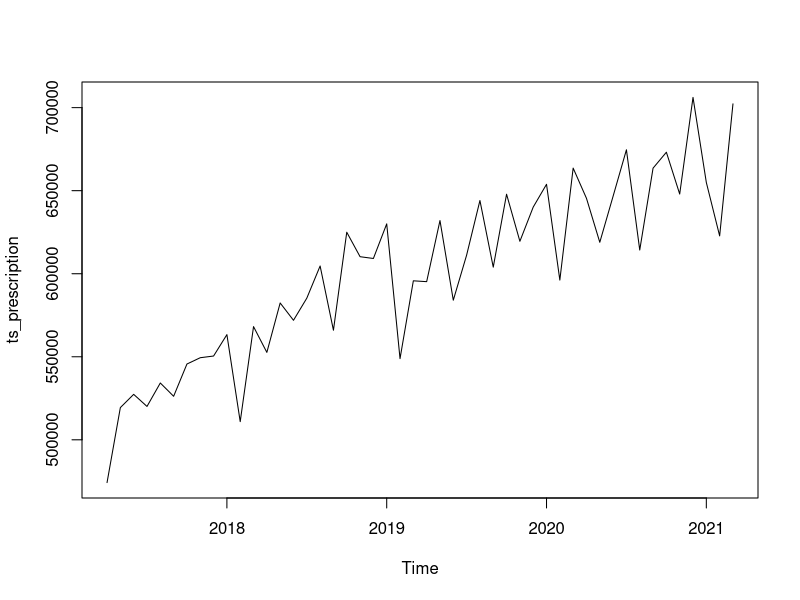
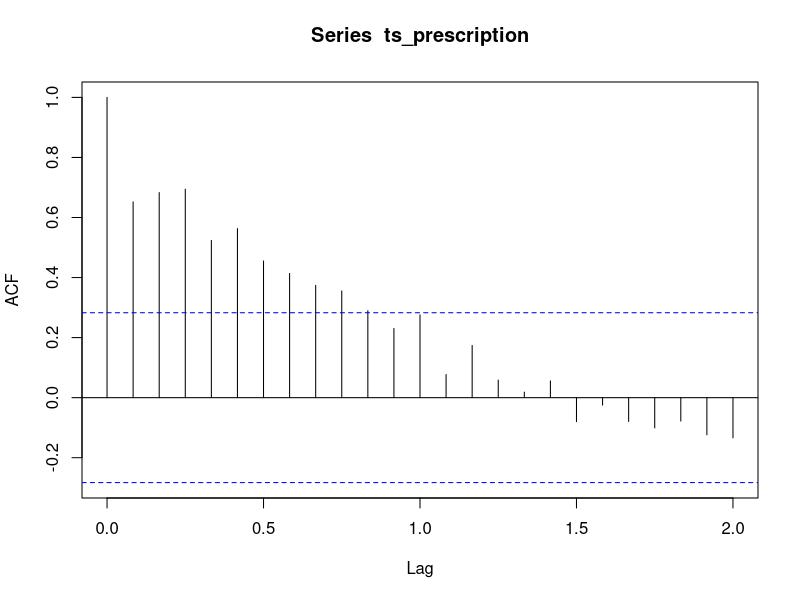
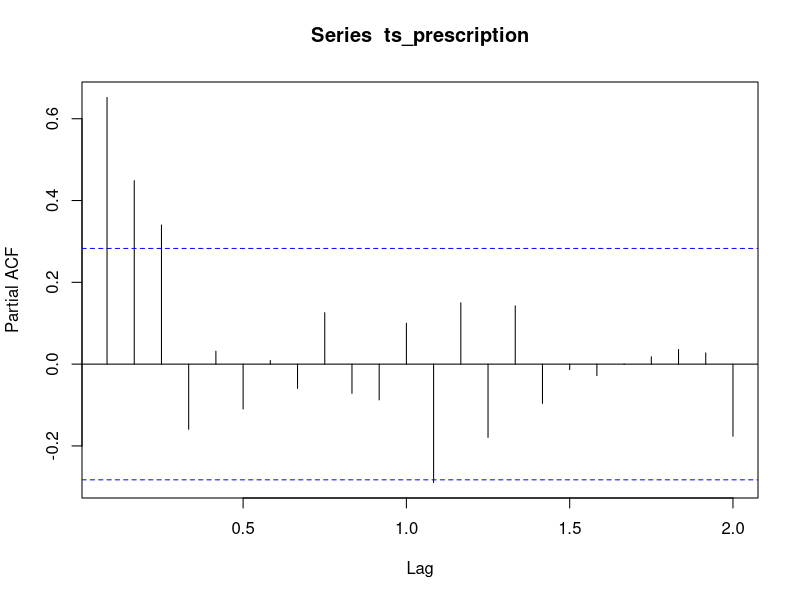
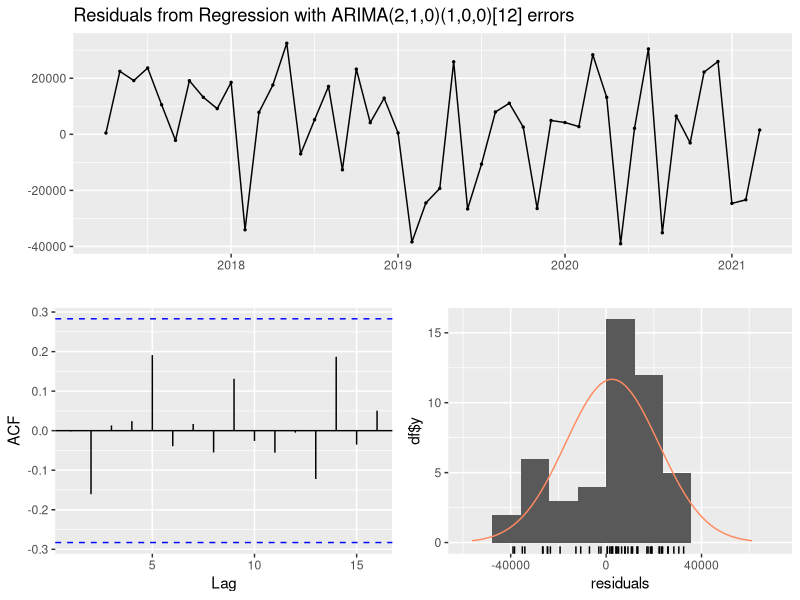
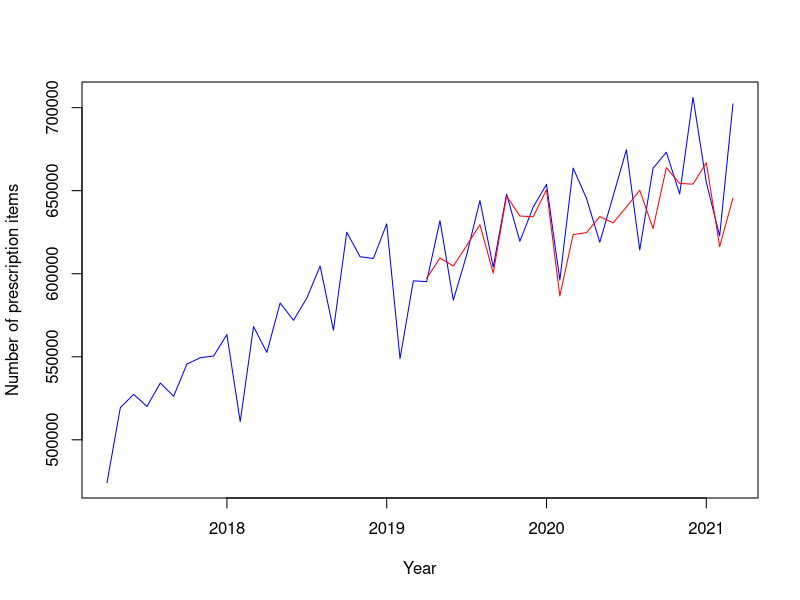
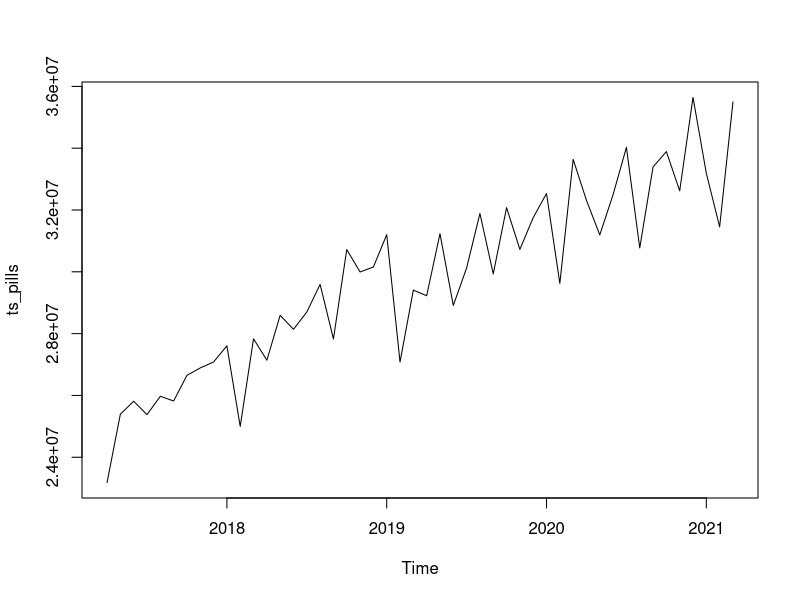
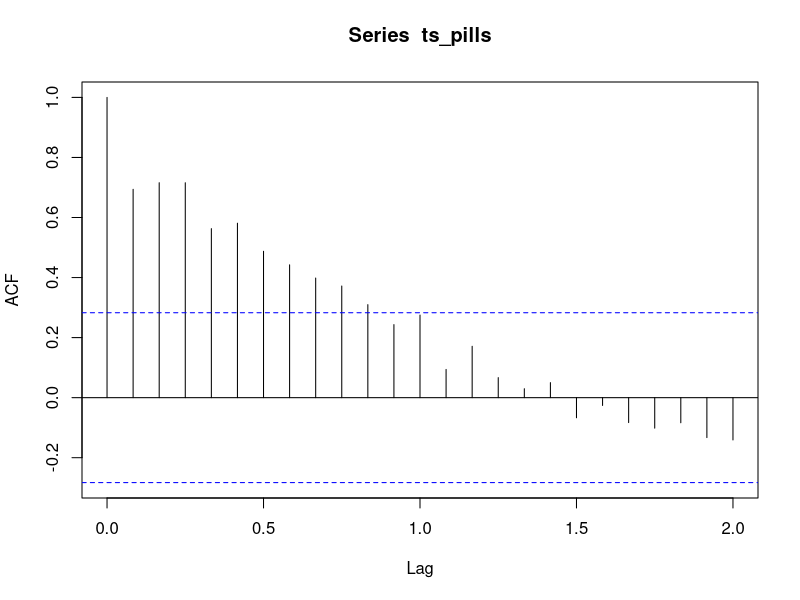
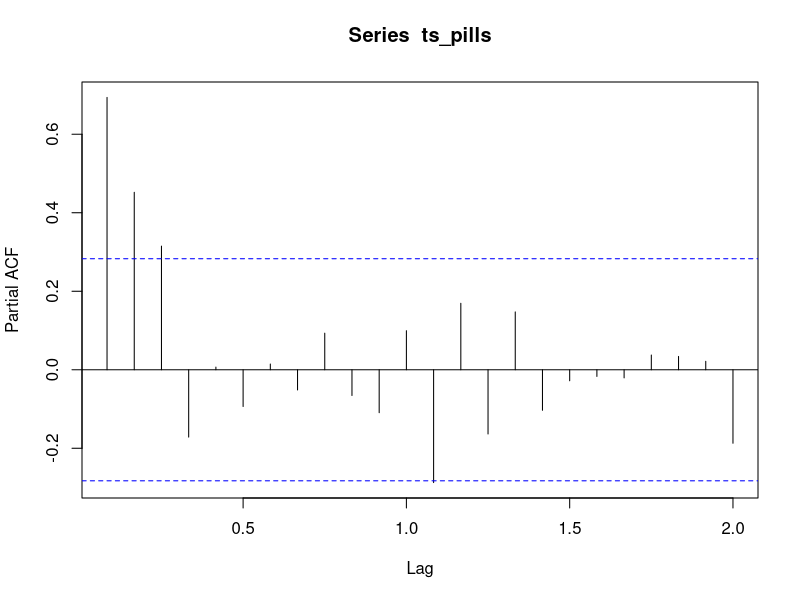

Generate these figures, in order, with R:
############################################################
#                                                          #
#              ARIMA modelling for pregabalin              #
#                                                          #
############################################################

#-- Load packages --#
library(readr)
library(dplyr)
library(tseries)
library(forecast)
library(ggplot2)
library(ggthemes)
library(patchwork)

#-- Import data --#
pregabalin <- read_csv('data-clean/pregabalin_analysis-set.csv')

head(pregabalin$date, 1)

tail(pregabalin$date, 1)

#-- Process data --#
data <- pregabalin |> 
    # Select columns
    select(month, 
           prescriptions_total, 
           pills_total, 
           dose_total,
           dose_per_prescription_total) 

########################################
# Monthly number of prescription items #
########################################
#-- Generate time series --#
ts_prescription <- ts(data$prescriptions_total, 
                      frequency = 12, 
                      start = c(2017, 4),
                      end = c(2021, 3))

#-- Plot time series --#
plot(ts_prescription)

#-- Check whether stationary --#
# Significant outcome indicates stationary time series
# Augmented Dickey-Fuller Test
adf.test(ts_prescription) 

#-- Check whether seasonal --#
# ETS interpretation: Error, Trend, Seasonal components
# Looking to see whether Seasonal component is: 
# 'None; N', 'Additive; A', or 'Multiplicative; M'
ets(ts_prescription)

# Double-check seasonality with ACF and PACF
acf(ts_prescription, lag.max = 24)

pacf(ts_prescription, lag.max = 24)

#-- Construct variables for ramp and step change at April 2019 --#
# Step
stepped <- c(rep(x = 0, times = 24), 
             rep(x = 1, times = 24))

# Ramp
ramped <- c(rep(x = 0, times = 24), 
            seq(from = 1, to = 24))

#-- Search for best model --#
# Auto build model
mod_prescription_auto <- auto.arima(y = ts_prescription,
                                    xreg = cbind(stepped, ramped), # predictors of y
                                    stationary = FALSE, # Based on ADF test
                                    seasonal = TRUE, # A lot of auto-correlation
                                    stepwise = FALSE,
                                    trace = TRUE)

# Check residuals
checkresiduals(mod_prescription_auto, lag = 24)

#-- Final step --#
# Build model pre-April 2019 using seasonal and non-seasonal components identified in automated search
mod_prescription_final <- Arima(window(ts_prescription, end = c(2019, 3)), 
                                order = c(2, 1, 0), 
                                seasonal = list(order = c(1, 0, 0), 
                                                period = 12),
                                method = 'ML')

# Forecast values >= April 2019
forecast_prescription <- forecast(mod_prescription_final, 
                                  h = 24)

# Quick look
plot(ts.union(ts_prescription, forecast_prescription$mean), 
     type = 'l', plot.type = 'single',
     col = c('blue', 'red'),
     xlab = 'Year', ylab = 'Number of prescription items')

# Add to dataframe
data_2 <- data |> 
    mutate(prescriptions_total_forecast_mean = c(rep(NA, 24), forecast_prescription$mean),
           prescriptions_total_forecast_lower95 = c(rep(NA, 24), forecast_prescription$lower[,2]),
           prescriptions_total_forecast_upper95 = c(rep(NA, 24), forecast_prescription$upper[,2]))

#######################################
# Number of pills dispensed per month #
#######################################
#-- Generate time series --#
ts_pills <- ts(data$pills_total, 
               frequency = 12,
               start = c(2017, 4),
               end = c(2021, 3))

#-- Plot time series --#
plot(ts_pills)

#-- Check whether stationary --#
# Significant outcome indicates stationary time series
# Augmented Dickey-Fuller Test
adf.test(ts_pills) 

#-- Check whether seasonal --#
# ETS interpretation: Error, Trend, Seasonal components
# Looking to see whether Seasonal component is: 
# 'None; N', 'Additive; A', or 'Multiplicative; M'
ets(ts_pills)

# Double-check seasonality with ACF and PACF
acf(ts_pills, lag.max = 24)

pacf(ts_pills, lag.max = 24)

#-- Construct variables for ramp and step change at April 2019 --#
# See 'Monthly number of prescription items' above

#-- Search for best model --#
# Auto build model
mod_pills_auto <- auto.arima(y = ts_pills,
                             xreg = cbind(stepped, ramped), # predictors of y
                             stationary = FALSE, # Based on ADF test
                             seasonal = TRUE, # Possible seasonal component based on ACF
                             stepwise = FALSE,
                             trace = TRUE)

# Check residuals
checkresiduals(mod_pills_auto, lag = 24)

#-- Final step --#
# Build model pre-April 2019 using seasonal and non-seasonal components identified in automated search
mod_pills_final <- Arima(window(ts_pills, end = c(2019, 3)), 
                         order = c(2, 1, 0), 
                         seasonal = list(order = c(1, 0, 0), 
                                         period = 12),
                         method = 'ML')

# Forecast values >= April 2019
forecast_pills <- forecast(mod_pills_final, 
                           h = 24)

# Quick look
plot(ts.union(ts_pills, forecast_pills$mean), 
     type = 'l', plot.type = 'single',
     col = c('blue', 'red'),
     xlab = 'Year', ylab = 'Number of pills dispensed')

# Add to dataframe
data_3 <- data_2 |> 
    mutate(pills_total_forecast_mean = c(rep(NA, 24), forecast_pills$mean),
           pills_total_forecast_lower95 = c(rep(NA, 24), forecast_pills$lower[,2]),
           pills_total_forecast_upper95 = c(rep(NA, 24), forecast_pills$upper[,2]))

#################################
# Monthly total dose prescribed #
#################################
#-- Generate time series --#
ts_dose <- ts(data$dose_total/1e6, # Divide by 1,000,000 otherwise auto.arima cannot find a solution
              frequency = 12,
              start = c(2017, 4),
              end = c(2021, 3))

#-- Plot time series --#
plot(ts_dose, 
     ylab = 'dose (1e6)')

#-- Check whether stationary --#
# Significant outcome indicates stationary time series
# Augmented Dickey-Fuller Test
adf.test(ts_dose) 

#-- Check whether seasonal --#
# ETS interpretation: Error, Trend, Seasonal components
# Looking to see whether Seasonal component is: 
# 'None; N', 'Additive; A', or 'Multiplicative; M'
ets(ts_dose)

# Double-check seasonality with ACF and PACF
acf(ts_dose, lag.max = 24)

pacf(ts_dose, lag.max = 24)

#-- Construct variables for ramp and step change at April 2019 --#
# See 'Monthly number of prescription items' above

#-- Search for best model --#
# Auto build model
mod_dose_auto <- auto.arima(y = ts_dose,
                            xreg = cbind(ramped, stepped), # predictors of y
                            stationary = FALSE, # Based on ADF test
                            seasonal = TRUE, # Possible seasonal component based on ACF
                            stepwise = FALSE,
                            trace = TRUE)
# Check residuals
checkresiduals(mod_dose_auto, lag = 24)

#-- Final step --#
# Build model pre-April 2019 using seasonal and non-seasonal components identified in automated search
mod_dose_final <- Arima(window(ts_dose, end = c(2019, 3)), 
                         order = c(3, 0, 0), 
                         seasonal = list(order = c(1, 0, 0), 
                                         period = 12),
                        method = 'ML')

# Forecast values >= April 2019
forecast_dose <- forecast(mod_dose_final, 
                          h = 24)

# Quick look
plot(ts.union(ts_dose, forecast_dose$mean), 
     type = 'l', plot.type = 'single',
     col = c('blue', 'red'),
     xlab = 'Year', ylab = 'Total monthly dose dispensed (1e6)')

# Add to dataframe
data_4 <- data_3 |> 
    # 'Correct' dose back to original raw scale
    mutate(dose_total_forecast_mean = c(rep(NA, 24), (forecast_dose$mean * 1e6)),
           dose_total_forecast_lower95 = c(rep(NA, 24), (forecast_dose$lower[,2] * 1e6)),
           dose_total_forecast_upper95 = c(rep(NA, 24), (forecast_dose$upper[,2] * 1e6)))

######################################
# Monthly dose per prescription item #
######################################
#-- Generate time series --#
ts_dose2 <- ts(data$dose_per_prescription_total,
               frequency = 12,
               start = c(2017, 4),
               end = c(2021, 3))

#-- Plot time series --#
plot(ts_dose2)

#-- Check whether stationary --#
# Significant outcome indicates stationary time series
# Augmented Dickey-Fuller Test
adf.test(ts_dose2) 

#-- Check whether seasonal --#
# ETS interpretation: Error, Trend, Seasonal components
# Looking to see whether Seasonal component is: 
# 'None; N', 'Additive; A', or 'Multiplicative; M'
ets(ts_dose2)

# Double-check seasonality with ACF and PACF
acf(ts_dose2, lag.max = 24)

pacf(ts_dose2, lag.max = 24)

#-- Construct variables for ramp and step change at April 2019 --#
# See 'Monthly number of prescription items' above

#-- Search for best model --#
# Auto build model
mod_dose2_auto <- auto.arima(y = ts_dose2,
                             xreg = cbind(ramped, stepped), # predictors of y
                             stationary = FALSE, # Based on ADF test
                             seasonal = TRUE, # Possible seasonal component based on ACF
                             stepwise = FALSE,
                             trace = TRUE)
# Check residuals
checkresiduals(mod_dose2_auto, lag = 24)

#-- Final step --#
# Build model pre-April 2019 using seasonal and non-seasonal components identified in automated search
mod_dose2_final <- Arima(window(ts_dose2, end = c(2019, 3)), 
                          order = c(0, 1, 1), 
                          seasonal = list(order = c(0, 0, 0), 
                                          period = 12),
                         method = 'ML')

# Forecast values >= April 2019
forecast_dose2 <- forecast(mod_dose2_final, 
                           h = 24)

# Quick look
plot(ts.union(ts_dose2, forecast_dose2$mean), 
     type = 'l', plot.type = 'single',
     col = c('blue', 'red'),
     xlab = 'Year', ylab = 'Total monthly dose per prescription item')

# Add to dataframe
data_5 <- data_4 |> 
    # 'Correct' dose back to original raw scale
    mutate(dose_per_prescription_total_forecast_mean = c(rep(NA, 24), (forecast_dose2$mean)),
           dose_per_prescription_total_forecast_lower95 = c(rep(NA, 24), (forecast_dose2$lower[,2])),
           dose_per_prescription_total_forecast_upper95 = c(rep(NA, 24), (forecast_dose2$upper[,2])))

####################
# Publication plot #
####################

#-- Set ggplot theme --#
theme_set(new = theme_minimal(base_size = 18) +
              theme(legend.position = 'none',
                    plot.title = element_text(size = 18),
                    plot.caption = element_text(size = 12),
                    plot.background = element_rect(colour = '#FFFFFF',
                                                   fill = '#FFFFFF'),
                    panel.grid = element_blank(),
                    axis.text = element_text(colour = '#000000', 
                                             size = 18),
                    axis.line = element_line(size = 0.5),
                    axis.ticks = element_line(size = 0.5)))

#--- Palette ---#
arima_col <- tableau_color_pal()(2)[[2]]

#--- Generate plots ---#
# Prescription items
plot_prescriptions <- ggplot(data = data_5) +
    aes(x = month) +
    geom_ribbon(aes(ymax = prescriptions_total_forecast_upper95/10000,
                    ymin = prescriptions_total_forecast_lower95/10000),
              fill = arima_col,
              alpha = 0.4) +
    geom_line(aes(y = prescriptions_total/10000),
              colour = '#000000') +
    geom_line(aes(y = prescriptions_total_forecast_mean/10000),
              colour = arima_col,
              size = 1) +
    geom_vline(xintercept = 25,
               linetype = 2) +
    labs(title = expression('ARIMA(2,1,0)(1,0,0)'[12]),
         y = expression('Number of prescription items (10'^4*')'),
         x = 'Date') +
    scale_y_continuous(limits = c(40, 80)) +
    scale_x_continuous(breaks = c(1, 13, 25, 37, 49),
                       labels = c('April 2017', 'April 2018', 
                                  'April 2019', 
                                  'April 2020', 'April 2021')) +
    theme(plot.margin = margin(t = 5.5, r = 50, b = 5.5, l = 20)); plot_prescriptions

# Monthly dose per prescription item
plot_dose <- ggplot(data = data_5) +
    aes(x = month) +
    geom_ribbon(aes(ymax = dose_per_prescription_total_forecast_upper95/1000,
                    ymin = dose_per_prescription_total_forecast_lower95/1000),
              fill = arima_col,
              alpha = 0.4) +
    geom_line(aes(y = dose_per_prescription_total/1000),
              colour = '#000000') +
    geom_line(aes(y = dose_per_prescription_total_forecast_mean/1000),
              colour = arima_col,
              size = 1) +
    geom_vline(xintercept = 25,
               linetype = 2) +
    labs(title = expression('ARIMA(0,1,1)(0,0,0)'[12]),
         y = expression('Dose per prescription item (10'^3*' mg)'),
         x = 'Date') +
    scale_y_continuous(limits = c(6, 6.5)) +
    scale_x_continuous(breaks = c(1, 13, 25, 37, 49),
                       labels = c('April 2017', 'April 2018', 
                                  'April 2019', 
                                  'April 2020', 'April 2021')) +
    theme(plot.margin = margin(t = 5.5, r = 50, b = 5.5, l = 20)); plot_dose

# Plots without x-axis text
# plot_prescriptions_2 <- plot_prescriptions +
#     theme(axis.text.x = element_blank(),
#           axis.title.x = element_blank())
# 
# plot_dose_2 <- plot_dose +
#     theme(axis.text.x = element_blank(),
#           axis.title.x = element_blank())

plot_patchwork <- plot_prescriptions + plot_dose + plot_layout(ncol = 2)

ggsave(plot = plot_patchwork,
       filename = 'figures/pregabalin_arima.png',
       height = 6,
       width = 16)
